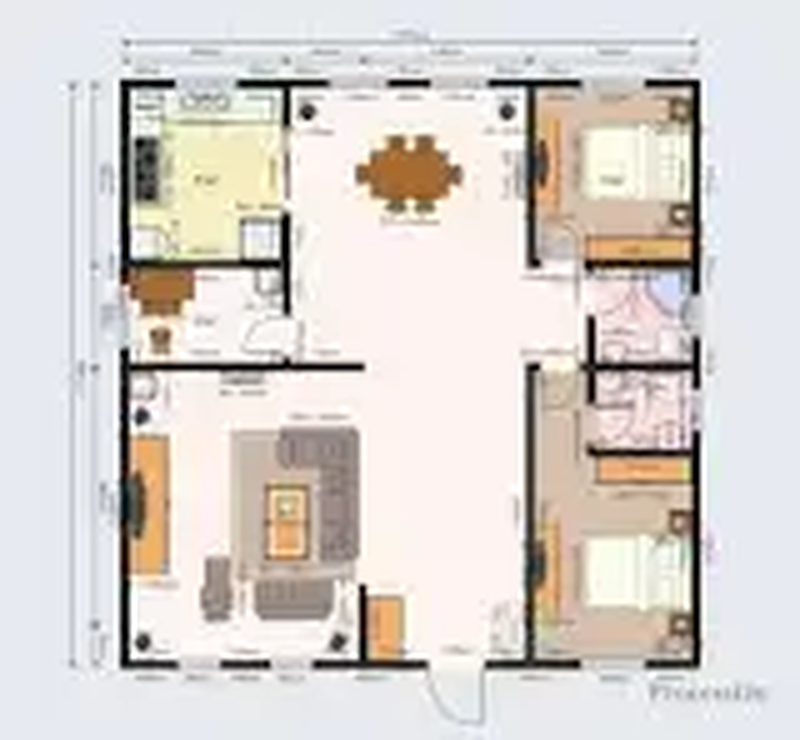
#> input picture backend/samples/images/floorplan.png, 800 x 740 px
$ python -i recognize.py   (imports and definitions only)
#> lines starting #> are read from the running program, lines starting #| are printed output that depends on the picture; after the words box and inside, x2 and y2 are one past the last pixel; in counts of white or black regions, pixels touching at a corner belong together
#> further down, picture is the input picture: shape (740, 800, 3); mean B, G, R 206.6, 211.3, 216.9
"""平面圖圖片的辨識:牆、門窗開口、房間、家具。

這裡只負責「從像素找出東西」,不產生 3D;結果由 build.py 組成 Scene JSON。
座標在這個檔案裡都是像素(圖片座標,y 向下),換算成 mm 由 build.py 負責。
"""
import cv2
import numpy as np
from shapely.geometry import Polygon, box as shp_box

DARK_V = 80  # HSV 亮度低於這個值算深色(牆)
DOOR_HEAD = 2100  # 門、窗上緣高度 mm
WINDOW_SILL = 900  # 窗台高度 mm
MIN_OPENING, MAX_OPENING = 450, 2600  # 開口寬度合理範圍 mm
EMPTY_GAP_V = 215  # 外牆缺口內平均亮度高於這個值 = 裡面沒畫窗的玻璃線,當成門


class PlanError(Exception):
    pass


# [13 lines left out: function load_image, not called in this run]


def wall_thickness(mask):
    """最常見的深色連續長度(橫向+縱向)≈ 牆厚,單位像素。"""
    runs = []
    for m in (mask, mask.T):
        d = np.diff(np.pad(m > 0, ((0, 0), (1, 1))).astype(np.int8), axis=1)
        starts, ends = np.where(d == 1), np.where(d == -1)
        runs.append(ends[1] - starts[1])
    runs = np.concatenate(runs)
    runs = runs[(runs >= 3) & (runs <= 60)]
    if len(runs) == 0:
        raise PlanError("找不到牆線(圖上沒有夠深的粗線)")
    return int(np.bincount(runs).argmax())


def wall_mask(im):
    v = cv2.cvtColor(im, cv2.COLOR_BGR2HSV)[..., 2]
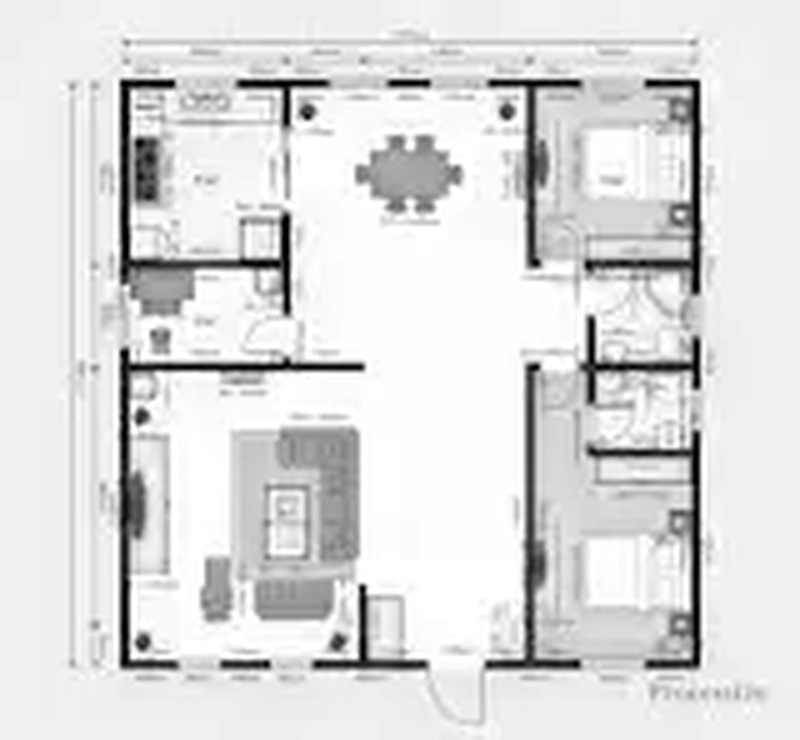
#> v: shape (740, 800); min 0, max 255, mean 220.4
    mask = (v < DARK_V).astype(np.uint8) * 255
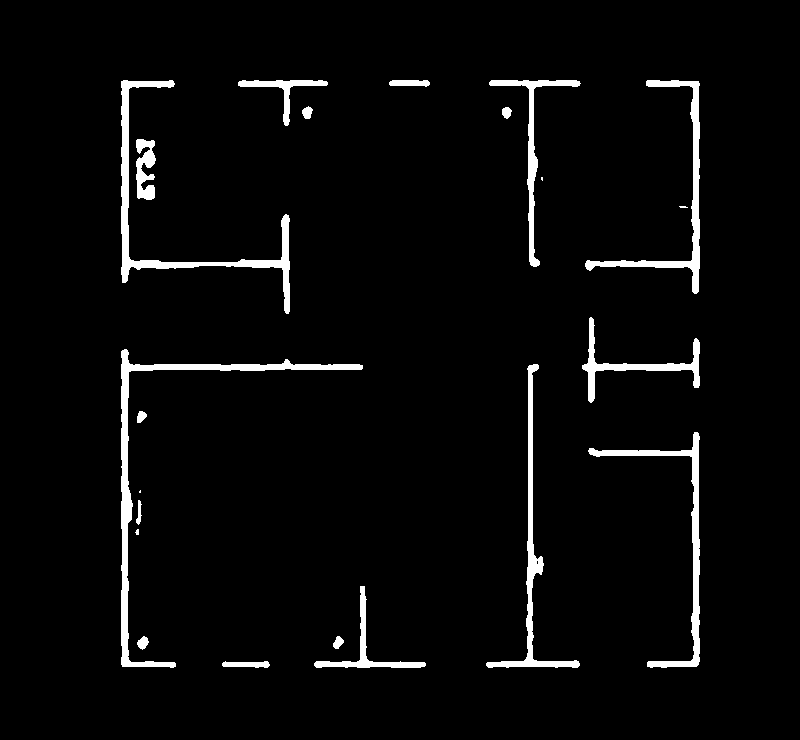
#> mask: shape (740, 800); 3.7% white; 22 white regions (4 under 20 px), largest, box (x1, y1, x2, y2) and area: (121, 349, 363, 668) 3997, (121, 80, 290, 314) 3445, (588, 432, 700, 668) 2453
    t = wall_thickness(mask)
#> the loop in wall_thickness, `for m in (mask, mask.T):` made 2 passes
#> (starts, ends) on passes 1 to 2: (2104 positions, rows 80 to 667, columns 121 to 695, 2104 positions, rows 80 to 667, columns 126 to 700), (1695 positions, rows 121 to 699, columns 80 to 664, 1695 positions, rows 121 to 699, columns 84 to 668)
#> pass 1, in wall_thickness, `d = np.diff(np.pad(m > 0, ((0, 0), (1, 1))).astype(np.int8), axis=1)`:
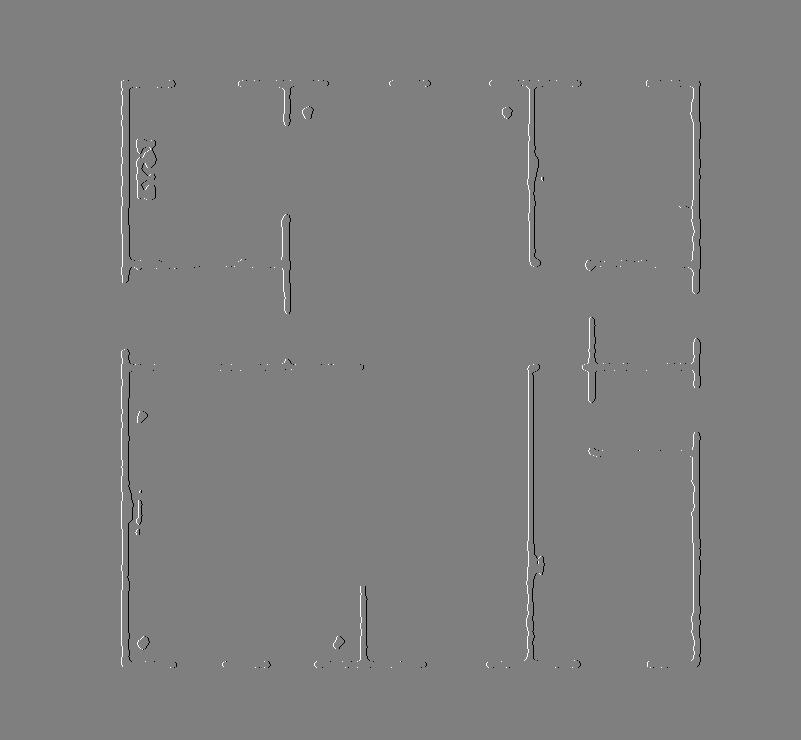
#> d: shape (740, 801) int8; min -1, max 1, mean 0; drawn with min black and max white
#> pass 2, in wall_thickness, `d = np.diff(np.pad(m > 0, ((0, 0), (1, 1))).astype(np.int8), axis=1)`:
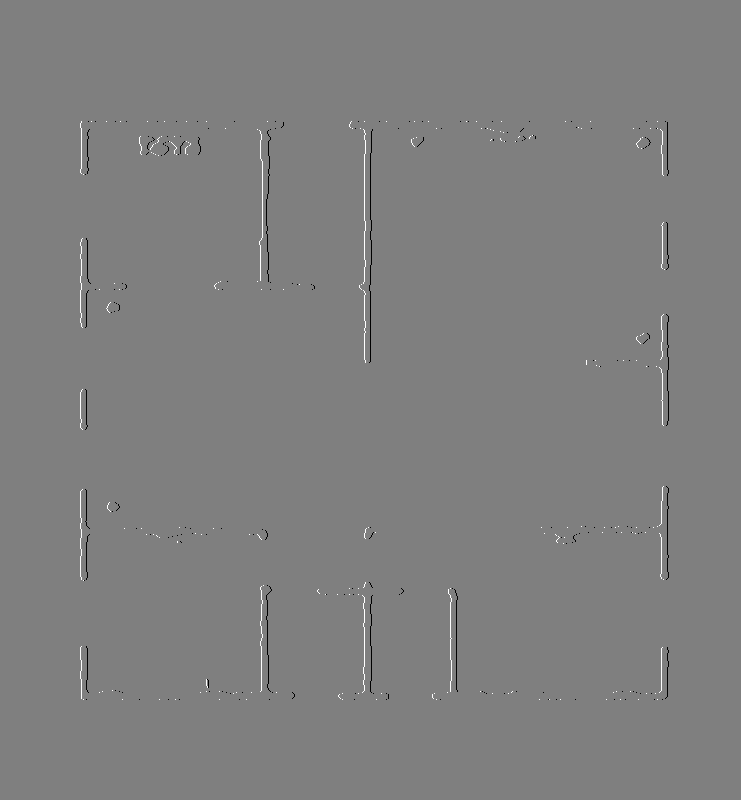
#> d: shape (800, 741) int8; min -1, max 1, mean 0; drawn with min black and max white
#> after the loop in wall_thickness, `for m in (mask, mask.T):`: runs = 2 items
#> in wall_thickness, `runs = np.concatenate(runs)`: runs = 3799 values, max 318 at index 2129, min 1 at index 129, mean 11.39
#> in wall_thickness, `runs = runs[(runs >= 3) & (runs <= 60)]`: runs = 3639 values, max 60 at index 771, min 3 at index 39, mean 7.67
#> t = 6
    # 去掉比牆細的線(文字、家具輪廓、尺寸線)
    k = max(3, int(t * 0.6))
#> k = 3
    mask = cv2.morphologyEx(mask, cv2.MORPH_OPEN, cv2.getStructuringElement(cv2.MORPH_RECT, (k, k)))
#> mask: shape (740, 800); 3.6% white; 20 white regions (1 under 20 px), largest, box (x1, y1, x2, y2) and area: (121, 349, 363, 668) 3995, (121, 80, 290, 314) 3439, (585, 80, 700, 294) 2450
    # 去掉不像牆的塊:太短(燈具、小家具),或又粗又實心(爐具、深色家具)。
    # 牆是細長的線,就算是 L 形、T 形,外框短邊不是約等於牆厚、就是外框裡大半是空的
    n, lab, st, _ = cv2.connectedComponentsWithStats(mask)
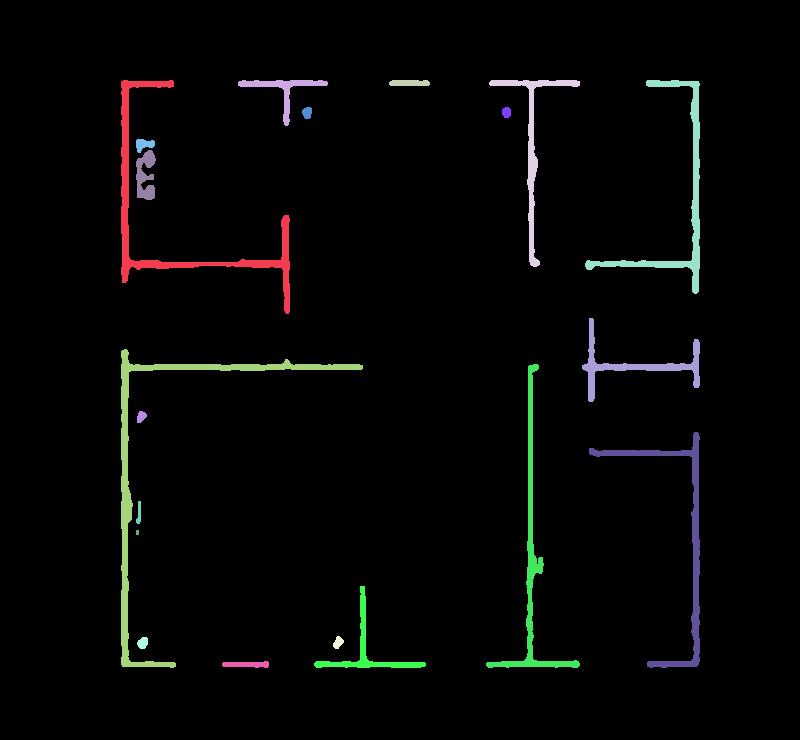
#> lab: shape (740, 800) int32; 21 distinct labels, from 0 to 20; one colour per label, 0 black
#> n = 21; st = 21 rows, first 6: [0, 0, 800, 740, 570462], [121, 80, 169, 234, 3439], [238, 80, 90, 46, 780], [389, 80, 41, 6, 233], [489, 80, 91, 187, 1638], [585, 80, 115, 214, 2450]
    keep = np.zeros_like(mask)
    for i in range(1, n):
        x, y, w, h, area = st[i]
        chunky = min(w, h) > 2 * t and area / (w * h) > 0.4
        if max(w, h) >= 5 * t and not chunky:
            keep[lab == i] = 255
#> this loop made 20 passes
#> (x, y, w, h, area, chunky) on passes 1 to 12: (121, 80, 169, 234, 3439, False), (238, 80, 90, 46, 780, False), (389, 80, 41, 6, 233, False), (489, 80, 91, 187, 1638, False), (585, 80, 115, 214, 2450, False), (302, 107, 10, 12, 97, False), (502, 107, 9, 11, 84, False), (136, 139, 19, 14, 169, True), (136, 150, 20, 50, 632, True), (582, 318, 118, 84, 1527, False), (121, 349, 242, 319, 3995, False), (486, 364, 94, 304, 2348, False)
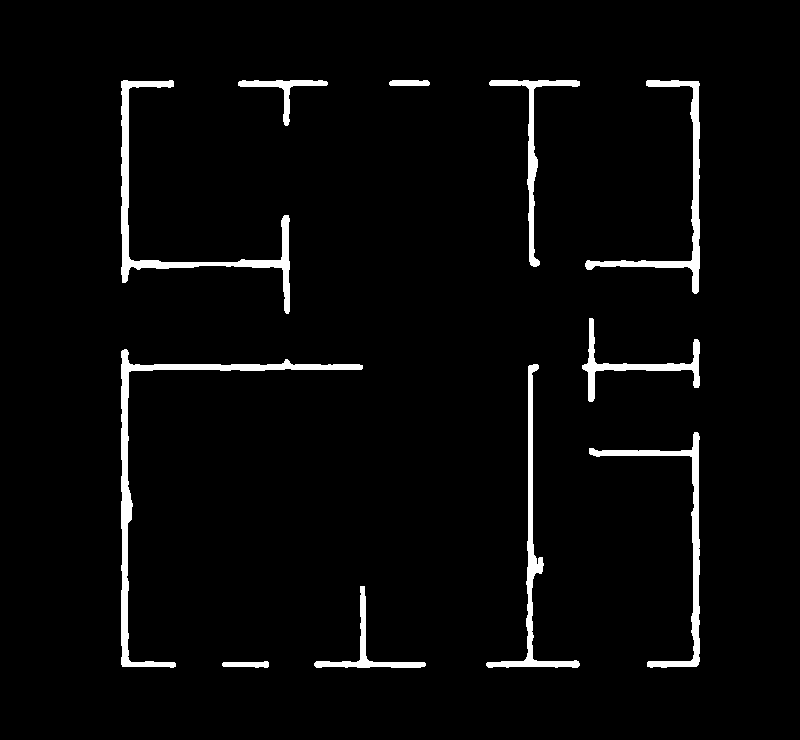
#> keep: shape (740, 800); 3.4% white; 11 white regions, largest, box (x1, y1, x2, y2) and area: (121, 349, 363, 668) 3995, (121, 80, 290, 314) 3439, (585, 80, 700, 294) 2450
    if not keep.any():
        raise PlanError("找不到牆")
    return keep, t


def runs_of(line):
    d = np.diff(np.r_[0, line.astype(np.int8), 0])
    return list(zip(np.flatnonzero(d == 1), np.flatnonzero(d == -1)))


# [45 lines left out: functions find_openings, classify, not called in this run]


# ---------- 家具 ----------

# 家具種類 -> (高度 mm, 中文名)。圖上沒有高度資訊,用常見尺寸
FURNITURE = {
    "bed": (550, "床"),
    "sofa": (800, "沙發/椅"),
    "table": (750, "桌椅"),
    "low_table": (450, "茶几/矮櫃"),
    "wardrobe": (2000, "衣櫃"),
    "cabinet": (600, "櫃子"),
    "counter": (900, "流理台/爐具"),
    "fixture": (850, "設備(衛浴/家電)"),
    "lamp": (1400, "立燈"),
    "rug": (15, "地毯"),
    "other": (700, "其他"),
}
MIN_FURNITURE_M2 = 0.04  # 比這小的色塊不算家具(角落的立燈大約 0.05 m²)


# [167 lines left out: functions seal_rooms, floor_color, lab_real, classify_furniture, looks_like_furniture, axis_rect and 4 more, not called in this run]


def image_lab(im):
    return lab_real(cv2.cvtColor(cv2.GaussianBlur(im, (5, 5), 0), cv2.COLOR_BGR2LAB))


# [41 lines left out: functions segment_rooms, detect_furniture, not called in this run]


# ---------- 牆體規整化 ----------

MAX_WALL_RATIO = 2.5  # 牆段的厚度最多是主要牆厚的幾倍


# [95 lines left out: functions _bands, _align, _snap_ends, regularize_walls, not called in this run]


# ---------- 家具擺放 ----------

SNAP_DEG = 10  # 跟牆的方向差不到這麼多度的家具,轉正


# [70 lines left out: functions _snap_angle, place_furniture, not called in this run]

>>> import cv2
>>> picture = cv2.imread('../samples/images/floorplan.png')
>>> result = wall_mask(picture)
